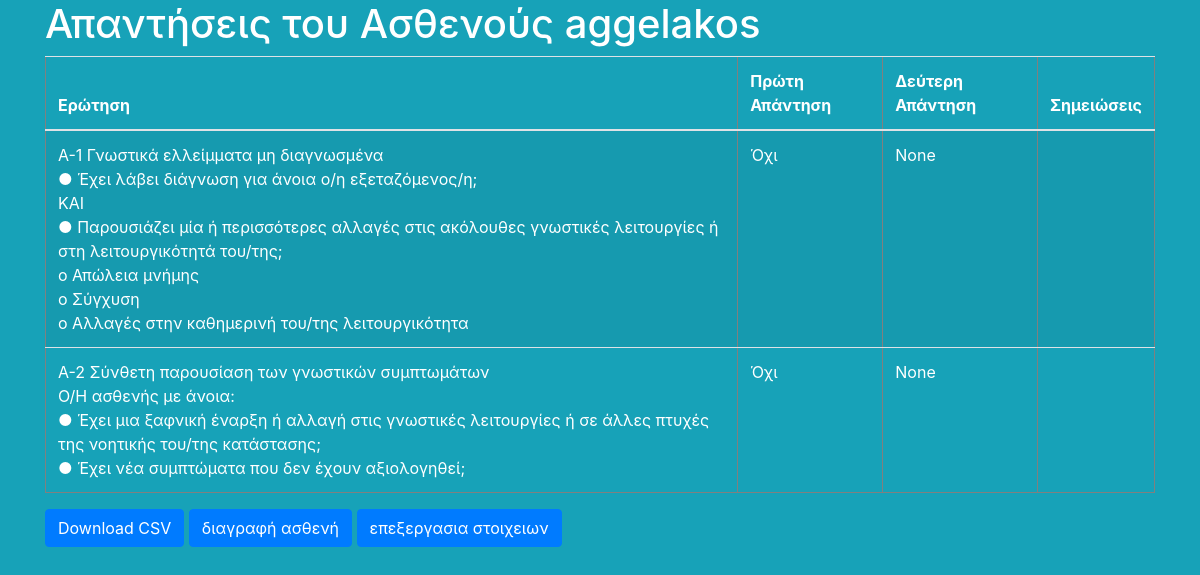
The app's page /poll/patient_choices?id=94, older data.
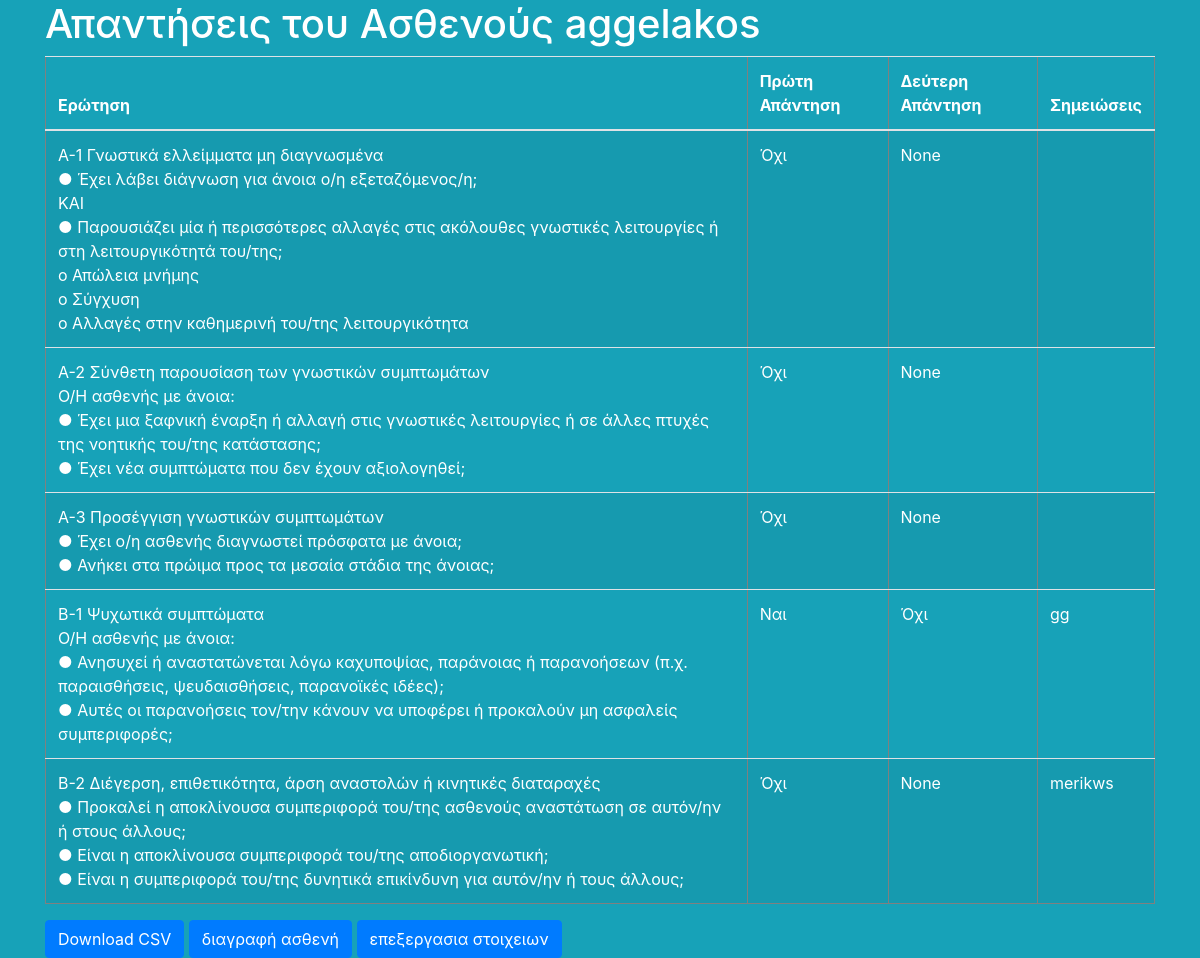
The same page, newer data.
### poll/models.py (models this page shows, shortened)
class Choice(models.Model):
    question = models.ForeignKey(Question, on_delete=models.CASCADE)
    user = models.ForeignKey(User, on_delete=models.CASCADE)
    patient = models.ForeignKey(Patient, on_delete=models.CASCADE,null=True)
    notes = models.CharField(max_length=200,null=True)
    first_answer = models.CharField(max_length=10)
    second_answer = models.CharField(max_length=10,null=True)

class Question(models.Model):
    question_text = models.CharField(max_length=750)

### poll/views.py (the view)
# urls.py: path('patient_choices',views.patient_choices, name='patient_choices'),
def patient_choices(request):
    patient_id = request.GET.get('id', None)
    if patient_id is not None:
        try:
            patient = Patient.objects.get(id=patient_id)
            patient_choices = Choice.objects.filter(patient=patient)
            context = {
                'patient': patient,
                'patient_choices': patient_choices
            }
            return render(request, 'poll/patient_choices.html', context)
        except Patient.DoesNotExist:
            return render(request, 'poll/saved_patients.html')
    return render(request, 'poll/patient_choices.html')

### templates/poll/patient_choices.html (shortened to what this page needs)
<!DOCTYPE html>
<html lang="en">
<head>
    <link rel="stylesheet" href="https://cdn.jsdelivr.net/npm/bootstrap@4.6.2/dist/css/bootstrap.min.css">
    {% load static %}
    <link rel="stylesheet" type="text/css" href="{% static 'poll/css/style.css' %}">
</head>
<body class="container bg-info">
    <h1 class="text-white">Απαντήσεις του Ασθενούς {{ patient.IDENTITY }}</h1>
    {% if patient_choices %}
        <table class="table table-striped text-white" border="1">
            <thead>
                <tr>
                    <th>Ερώτηση</th>
                    <th>Πρώτη Απάντηση</th>
                    <th>Δεύτερη Απάντηση</th>
                    <th>Σημειώσεις</th>
                </tr>
            </thead>
            <tbody>
                {% for choice in patient_choices %}
                    <tr>
                        <td>{{ choice.question.question_text|safe }}</td>
                        <td>{{ choice.first_answer }}</td>
                        <td>{{ choice.second_answer }}</td>
                        <td>{{ choice.notes }}</td>
                    </tr>
                {% endfor %}
            </tbody>
        </table>
        <a href="{% url 'poll:download_patient_choices_csv' patient.id %}" class="btn btn-primary" download>
          Download CSV
        </a>
        <a class="btn btn-primary" href="{% url 'poll:del_patient' %}?id={{ patient.id }}">διαγραφή ασθενή</a>
        <a class="btn btn-primary" href="{% url 'poll:edit_patient' patient.id %}">επεξεργασια στοιχειων</a>
    {% else %}
        <p>Ο ασθενής δεν έχει δώσει ακόμη απαντήσεις.</p>
        <a class="btn btn-primary" href="{% url 'poll:del_patient' %}?id={{ patient.id }}">διαγραφή ασθενή</a>
        <a class="btn btn-primary" href="{% url 'poll:edit_patient' patient.id %}">επεξεργασια στοιχειων</a>
    {% endif %}
</body>
</html>

Row changes from the older to the newer data that the page shows:
added Choice: question.question_text "A-3 Προσέγγιση γνωστικών συμπτωμάτων ● Έχει ο/η ασθενής διαγνωστεί πρόσφατα με άνοια; ● Ανήκει στα πρώιμα προς τα μεσαία στάδια της άνοιας;", first_answer "Όχι", second_answer "None"
added Choice: question.question_text "B-1 Ψυχωτικά συμπτώματα Ο/Η ασθενής με άνοια: ● Ανησυχεί ή αναστατώνεται λόγω καχυποψίας, παράνοιας ή παρανοήσεων (π.χ. παραισθήσεις, ψευδαισθήσεις, παρανοϊκές ιδέες); ● Αυτές οι παρανοήσεις τον/την κάνουν να υποφέρει ή προκαλούν μη ασφαλείς συμπεριφορές;", first_answer "Ναι", second_answer "Όχι", notes "gg"
added Choice: question.question_text "B-2 Διέγερση, επιθετικότητα, άρση αναστολών ή κινητικές διαταραχές ● Προκαλεί η αποκλίνουσα συμπεριφορά του/της ασθενούς αναστάτωση σε αυτόν/ην ή στους άλλους; ● Είναι η αποκλίνουσα συμπεριφορά του/της αποδιοργανωτική; ● Είναι η συμπεριφορά του/της δυνητικά επικίνδυνη για αυτόν/ην ή τους άλλους;", first_answer "Όχι", second_answer "None", notes "merikws"
